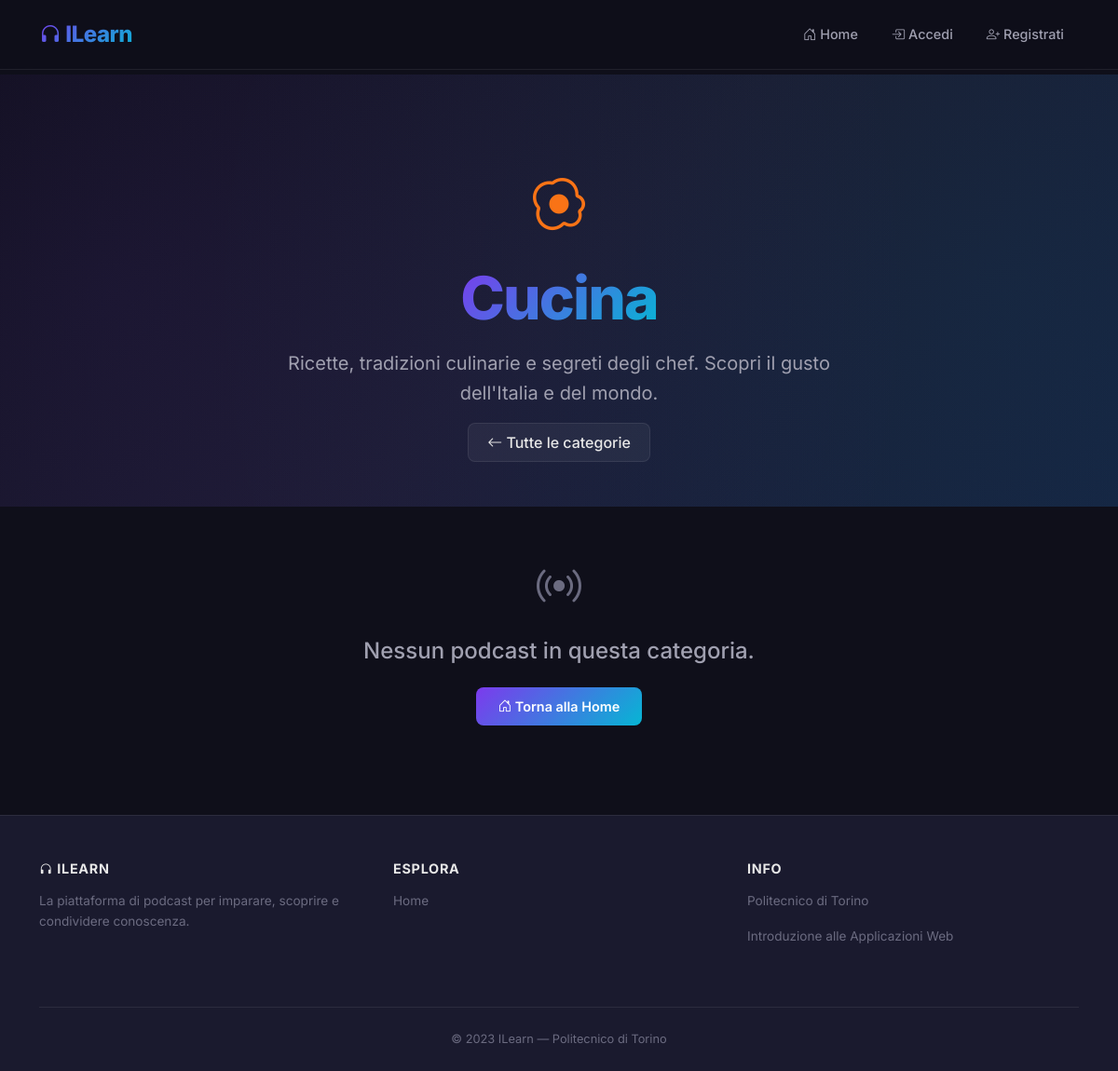
/categoria/cucina, run on an earlier commit of the app's database.
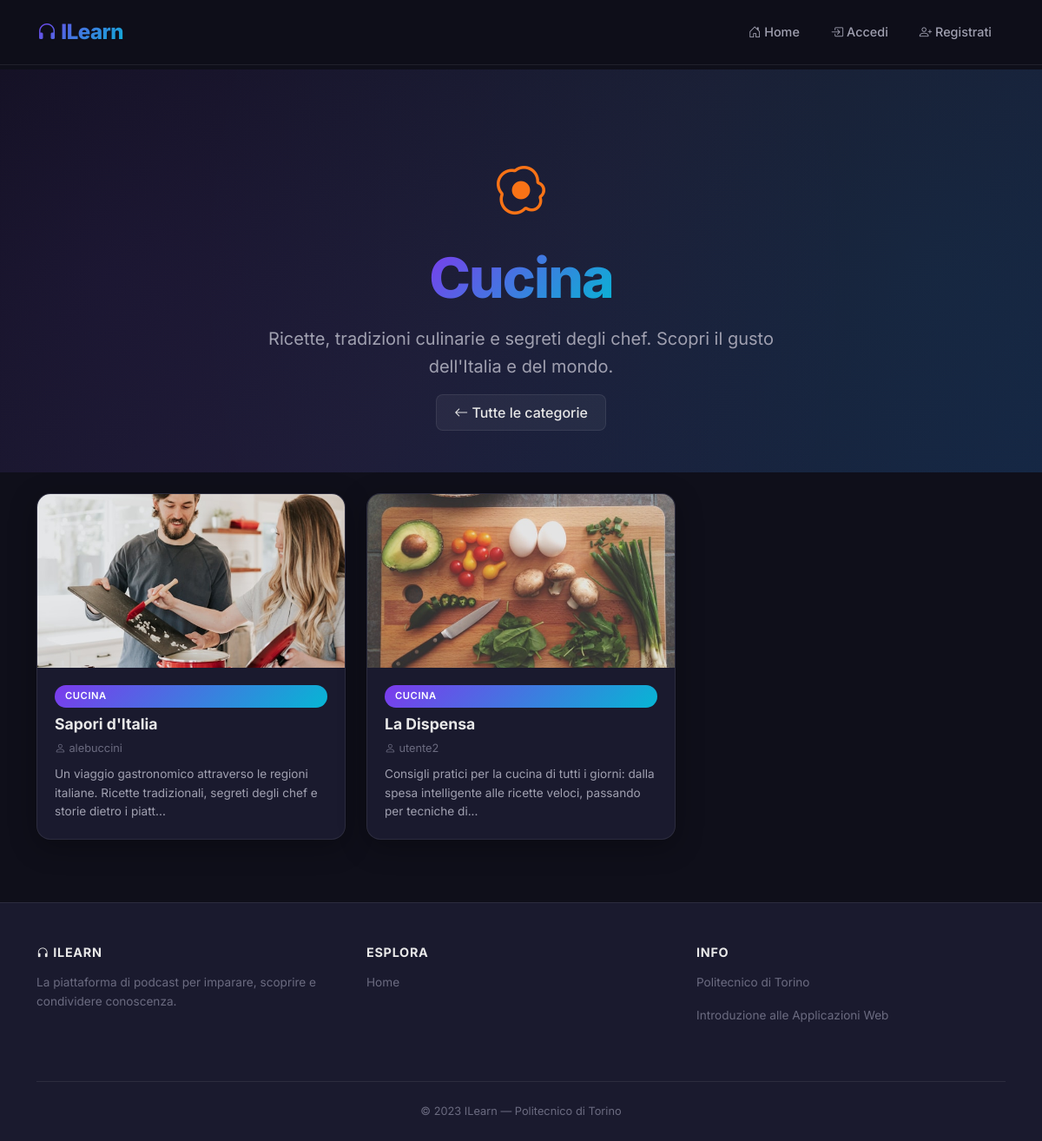
And on a later commit of the database.
### tables this page shows
CREATE TABLE "PODCAST" (
	"podcast_id"	INTEGER NOT NULL,
	"Titolo"	TEXT NOT NULL,
	"Descrizione"	TEXT NOT NULL,
	"Categoria"	TEXT NOT NULL,
	"utente_id"	INTEGER NOT NULL,
	"Estensione"	TEXT NOT NULL,
	PRIMARY KEY("podcast_id" AUTOINCREMENT),
	FOREIGN KEY("utente_id") REFERENCES "UTENTI"("ID") ON DELETE CASCADE
);

CREATE TABLE "UTENTI" (
	"ID"	INTEGER NOT NULL,
	"Email"	TEXT NOT NULL,
	"Username"	TEXT NOT NULL,
	"Password"	TEXT NOT NULL,
	"Tipo"	INTEGER NOT NULL,
	PRIMARY KEY("ID" AUTOINCREMENT)
);

### app.py (the view)
@app.route('/categoria/<nome_categoria>')
def categoria(nome_categoria):
    categorie_valide = {'cucina': 'Cucina', 'scienza': 'Scienza', 'sport': 'Sport', 'tecnologia': 'Tecnologia', 'altro': 'Altro'}
    if nome_categoria.lower() not in categorie_valide:
        return render_template('errori.html', titolo='404', testo='Categoria non trovata.'), 404
    nome_display = categorie_valide[nome_categoria.lower()]
    podcasts = db_interaction.get_podcasts_by_categoria(nome_categoria.lower())
    if current_user.is_authenticated:
        isactive = True
        userid = current_user.get_id()
        user = db_interaction.get_user_by_id(userid)
        return render_template('categoria.html', podcasts=podcasts, user=user, isactive=isactive, categoria=nome_display, categoria_slug=nome_categoria.lower())
    else:
        isactive = False
        return render_template('categoria.html', podcasts=podcasts, isactive=isactive, categoria=nome_display, categoria_slug=nome_categoria.lower())

### db_interaction.py (called while the page is built)
def get_podcasts_by_categoria(categoria):
    conn = sqlite3.connect('db/podcast.db')
    conn.row_factory = sqlite3.Row
    cursor = conn.cursor()
    sql = 'SELECT * FROM PODCAST, UTENTI WHERE PODCAST.utente_id = UTENTI.ID AND PODCAST.Categoria = ?'
    cursor.execute(sql, (categoria,))
    podcasts = cursor.fetchall()
    cursor.close()
    conn.close()
    return podcasts

### templates/categoria.html (shortened to what this page needs)
{% extends "base.html" %}
{% block hero %}
<section class="hero-section category-hero category-{{ categoria_slug }}">
    <div class="hero-content">
        <div class="category-icon">
            {% if categoria_slug == 'cucina' %}
            <i class="bi bi-egg-fried"></i>
            {% elif categoria_slug == 'scienza' %}
            <i class="bi bi-rocket-takeoff"></i>
            {% elif categoria_slug == 'sport' %}
            <i class="bi bi-trophy"></i>
            {% elif categoria_slug == 'tecnologia' %}
            <i class="bi bi-cpu"></i>
            {% elif categoria_slug == 'altro' %}
            <i class="bi bi-compass"></i>
            {% endif %}
        </div>
        <h1 class="hero-title"><span class="text-gradient">{{ categoria }}</span></h1>
        <p class="hero-subtitle">
            {% if categoria_slug == 'cucina' %}
            Ricette, tradizioni culinarie e segreti degli chef. Scopri il gusto dell'Italia e del mondo.
            {% elif categoria_slug == 'scienza' %}
            Dalle stelle ai laboratori: esplora le frontiere della conoscenza umana.
            {% elif categoria_slug == 'sport' %}
            Adrenalina, competizione e storie di atleti straordinari. Vivi lo sport a 360 gradi.
            {% elif categoria_slug == 'tecnologia' %}
            Innovazione, digitale e futuro. Resta al passo con il mondo tech che evolve ogni giorno.
            {% elif categoria_slug == 'altro' %}
            Filosofia, viaggi, cultura e tutto cio' che non rientra nelle categorie classiche.
            {% endif %}
        </p>
        <a href="{{ url_for('home') }}" class="btn btn-glass mt-3">
            <i class="bi bi-arrow-left"></i> Tutte le categorie
        </a>
    </div>
</section>
{% endblock %}
{% block content %}
{% if podcasts %}
<div class="row row-cols-1 row-cols-md-2 row-cols-lg-3 g-4 py-4">
    {% for podcast in podcasts %}
    <div class="col" data-aos="fade-up" data-aos-delay="{{ loop.index0 * 100 }}">
        <article class="glass-card">
            <div class="card-img-wrapper">
                <a href="{{ url_for('podcast', podcast_id=podcast.podcast_id) }}">
                    <img class="card-img-top"
                         src="{{ url_for('static', filename='podcast' + podcast.podcast_id|string + podcast.Estensione) }}"
                         alt="Immagine del podcast {{ podcast.Titolo }}">
                </a>
            </div>
            <div class="card-body">
                <span class="badge-category mb-2">{{ podcast.categoria }}</span>
                <h5 class="card-title">
                    <a href="{{ url_for('podcast', podcast_id=podcast.podcast_id) }}">{{ podcast.Titolo }}</a>
                </h5>
                <p class="card-author"><i class="bi bi-person"></i> {{ podcast.username }}</p>
                <p class="card-text">{{ podcast.Descrizione[:120] }}{% if podcast.Descrizione|length > 120 %}...{% endif %}</p>
            </div>
        </article>
    </div>
    {% endfor %}
</div>
{% else %}
<div class="text-center py-5" data-aos="fade-up">
    <i class="bi bi-broadcast" style="font-size: 3rem; color: var(--text-muted);"></i>
    <h4 class="mt-3" style="color: var(--text-secondary);">Nessun podcast in questa categoria.</h4>
    <a href="{{ url_for('home') }}" class="btn btn-gradient mt-3"><i class="bi bi-house-door"></i> Torna alla Home</a>
</div>
{% endif %}
<div class="pb-5"></div>
{% endblock %}

### templates/base.html (shortened to what this page needs)
<!DOCTYPE html>
<html lang="it" data-bs-theme="dark">
<head>
    <link href="https://cdn.jsdelivr.net/npm/bootstrap@5.3.3/dist/css/bootstrap.min.css" rel="stylesheet">
    <link rel="stylesheet" href="https://cdn.jsdelivr.net/npm/bootstrap-icons@1.11.3/font/bootstrap-icons.css">
    <link href="https://unpkg.com/aos@2.3.4/dist/aos.css" rel="stylesheet">
    <link rel="stylesheet" type="text/css" href="{{ url_for('static', filename='style.css') }}">
</head>
<body>
    <nav class="navbar navbar-expand-lg navbar-glass fixed-top">
        <div class="container-xl">
            <a class="navbar-brand brand-gradient" href="{{ url_for('home') }}">
                <i class="bi bi-headphones"></i> ILearn
            </a>
            <div class="collapse navbar-collapse" id="navbarMain">
                <ul class="navbar-nav ms-auto mb-2 mb-lg-0 align-items-lg-center gap-1">
                    <li class="nav-item">
                        <a class="nav-link" href="{{ url_for('home') }}">
                            <i class="bi bi-house-door"></i> Home
                        </a>
                    </li>
                    {% if isactive %}
                    <li class="nav-item">
                        <a class="nav-link {% block profilo_active %}{% endblock %}" href="{{ url_for('profilo', user_id=user.ID) }}">
                            <i class="bi bi-person-circle"></i> Profilo
                        </a>
                    </li>
                    {% if user.Tipo == 1 %}
                    <li class="nav-item">
                        <a class="nav-link" href="{{ url_for('nuovoPodcast') }}">
                            <i class="bi bi-plus-circle"></i> Nuovo podcast
                        </a>
                    </li>
                    {% endif %}
                    <li class="nav-item">
                        <a class="nav-link" href="{{ url_for('logout') }}">
                            <i class="bi bi-box-arrow-right"></i> Logout
                        </a>
                    </li>
                    {% else %}
                    <li class="nav-item">
                        <a class="nav-link" href="{{ url_for('login') }}">
                            <i class="bi bi-box-arrow-in-right"></i> Accedi
                        </a>
                    </li>
                    <li class="nav-item">
                        <a class="nav-link" href="{{ url_for('signup') }}">
                            <i class="bi bi-person-plus"></i> Registrati
                        </a>
                    </li>
                    {% endif %}
                </ul>
            </div>
        </div>
    </nav>
    <div class="main-content">
        {% block hero %}{% endblock %}
        <div class="container-xl">
            {% block content %}{% endblock %}
        </div>
    </div>
    <footer class="footer-dark">
        <div class="container-xl">
            <div class="row">
                <div class="col-md-4 mb-3">
                    <h6><i class="bi bi-headphones"></i> ILearn</h6>
                    <p>La piattaforma di podcast per imparare, scoprire e condividere conoscenza.</p>
                </div>
                <div class="col-md-4 mb-3">
                    <h6>Esplora</h6>
                    <p><a href="{{ url_for('home') }}">Home</a></p>
                </div>
                <div class="col-md-4 mb-3">
                    <h6>Info</h6>
                    <p>Politecnico di Torino</p>
                    <p>Introduzione alle Applicazioni Web</p>
                </div>
            </div>
            <div class="footer-bottom">
                &copy; 2023 ILearn &mdash; Politecnico di Torino
            </div>
        </div>
    </footer>
</body>
</html>

What changed in the data, as far as the page shows it:
added PODCAST: podcast_id+Estensione (picture), categoria "CUCINA", Titolo "Sapori d'Italia", username "alebuccini", Descrizione "Un viaggio gastronomico attraverso le regioni italiane. Ricette tradizionali, segreti degli chef e storie dietro i piatt"
added PODCAST: podcast_id+Estensione (picture), categoria "CUCINA", Titolo "La Dispensa", username "utente2", Descrizione "Consigli pratici per la cucina di tutti i giorni: dalla spesa intelligente alle ricette veloci, passando per tecniche di"
Also different on the page:
text no longer shown: "Nessun podcast in questa categoria. Torna alla Home"
